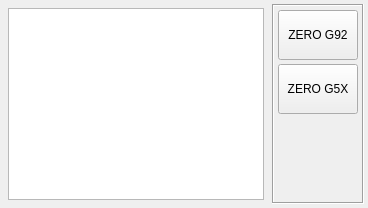
             <widget class="QWidget" name="tab_offsets">
              <attribute name="title">
               <string>OFFSETS</string>
              </attribute>
              <layout class="QHBoxLayout" name="horizontalLayout_7">
               <property name="spacing">
                <number>4</number>
               </property>
               <property name="leftMargin">
                <number>4</number>
               </property>
               <property name="topMargin">
                <number>4</number>
               </property>
               <property name="rightMargin">
                <number>4</number>
               </property>
               <property name="bottomMargin">
                <number>4</number>
               </property>
               <item>
                <layout class="QVBoxLayout" name="verticalLayout_21">
                 <property name="spacing">
                  <number>4</number>
                 </property>
                 <property name="leftMargin">
                  <number>4</number>
                 </property>
                 <property name="topMargin">
                  <number>4</number>
                 </property>
                 <property name="rightMargin">
                  <number>4</number>
                 </property>
                 <property name="bottomMargin">
                  <number>4</number>
                 </property>
                 <item>
                  <widget class="OriginOffsetView" name="offset_table">
                   <property name="enabled">
                    <bool>true</bool>
                   </property>
                   <property name="autoScrollMargin">
                    <number>16</number>
                   </property>
                   <property name="selectionBehavior">
                    <enum>QAbstractItemView::SelectRows</enum>
                   </property>
                   <property name="cornerButtonEnabled">
                    <bool>false</bool>
                   </property>
                   <attribute name="horizontalHeaderDefaultSectionSize">
                    <number>80</number>
                   </attribute>
                   <attribute name="horizontalHeaderMinimumSectionSize">
                    <number>80</number>
                   </attribute>
                   <attribute name="verticalHeaderCascadingSectionResizes">
                    <bool>false</bool>
                   </attribute>
                   <attribute name="verticalHeaderDefaultSectionSize">
                    <number>30</number>
                   </attribute>
                   <attribute name="verticalHeaderMinimumSectionSize">
                    <number>30</number>
                   </attribute>
                  </widget>
                 </item>
                </layout>
               </item>
               <item>
                <widget class="QFrame" name="frm_zero_offsets">
                 <property name="frameShape">
                  <enum>QFrame::Box</enum>
                 </property>
                 <property name="frameShadow">
                  <enum>QFrame::Sunken</enum>
                 </property>
                 <layout class="QVBoxLayout" name="verticalLayout_12">
                  <property name="spacing">
                   <number>4</number>
                  </property>
                  <property name="leftMargin">
                   <number>4</number>
                  </property>
                  <property name="topMargin">
                   <number>4</number>
                  </property>
                  <property name="rightMargin">
                   <number>4</number>
                  </property>
                  <property name="bottomMargin">
                   <number>4</number>
                  </property>
                  <item>
                   <widget class="ActionButton" name="action_zero_g92">
                    <property name="sizePolicy">
                     <sizepolicy hsizetype="Fixed" vsizetype="Fixed">
                      <horstretch>0</horstretch>
                      <verstretch>0</verstretch>
                     </sizepolicy>
                    </property>
                    <property name="minimumSize">
                     <size>
                      <width>80</width>
                      <height>50</height>
                     </size>
                    </property>
                    <property name="maximumSize">
                     <size>
                      <width>80</width>
                      <height>50</height>
                     </size>
                    </property>
                    <property name="text">
                     <string>ZERO G92</string>
                    </property>
                    <property name="zero_g92_action" stdset="0">
                     <bool>true</bool>
                    </property>
                    <property name="template_label_option" stdset="0">
                     <bool>false</bool>
                    </property>
                    <property name="joint_number" stdset="0">
                     <number>0</number>
                    </property>
                    <property name="incr_imperial_number" stdset="0">
                     <double>0.010000000000000</double>
                    </property>
                    <property name="incr_mm_number" stdset="0">
                     <double>0.025000000000000</double>
                    </property>
                    <property name="incr_angular_number" stdset="0">
                     <double>-1.000000000000000</double>
                    </property>
                    <property name="toggle_float_option" stdset="0">
                     <bool>false</bool>
                    </property>
                    <property name="float_num" stdset="0">
                     <double>100.000000000000000</double>
                    </property>
                    <property name="float_alt_num" stdset="0">
                     <double>50.000000000000000</double>
                    </property>
                    <property name="view_type_string" stdset="0">
                     <string>P</string>
                    </property>
                    <property name="command_text_string" stdset="0">
                     <string/>
                    </property>
                    <property name="ini_mdi_number" stdset="0">
                     <number>0</number>
                    </property>
                    <property name="textTemplate" stdset="0">
                     <string>%1.3f in</string>
                    </property>
                    <property name="alt_textTemplate" stdset="0">
                     <string>%1.2f mm</string>
                    </property>
                   </widget>
                  </item>
                  <item>
                   <widget class="ActionButton" name="actionbutton_2">
                    <property name="sizePolicy">
                     <sizepolicy hsizetype="Fixed" vsizetype="Fixed">
                      <horstretch>0</horstretch>
                      <verstretch>0</verstretch>
                     </sizepolicy>
                    </property>
                    <property name="minimumSize">
                     <size>
                      <width>80</width>
                      <height>50</height>
                     </size>
                    </property>
                    <property name="maximumSize">
                     <size>
                      <width>80</width>
                      <height>50</height>
                     </size>
                    </property>
                    <property name="statusTip">
                     <string>ZERO CURRENT WCS</string>
                    </property>
                    <property name="text">
                     <string>ZERO G5X</string>
                    </property>
                    <property name="zero_g5x_action" stdset="0">
                     <bool>true</bool>
                    </property>
                   </widget>
                  </item>
                  <item>
                   <spacer name="verticalSpacer_3">
                    <property name="orientation">
                     <enum>Qt::Vertical</enum>
                    </property>
                    <property name="sizeHint" stdset="0">
                     <size>
                      <width>20</width>
                      <height>40</height>
                     </size>
                    </property>
                   </spacer>
                  </item>
                 </layout>
                </widget>
               </item>
              </layout>
             </widget>
